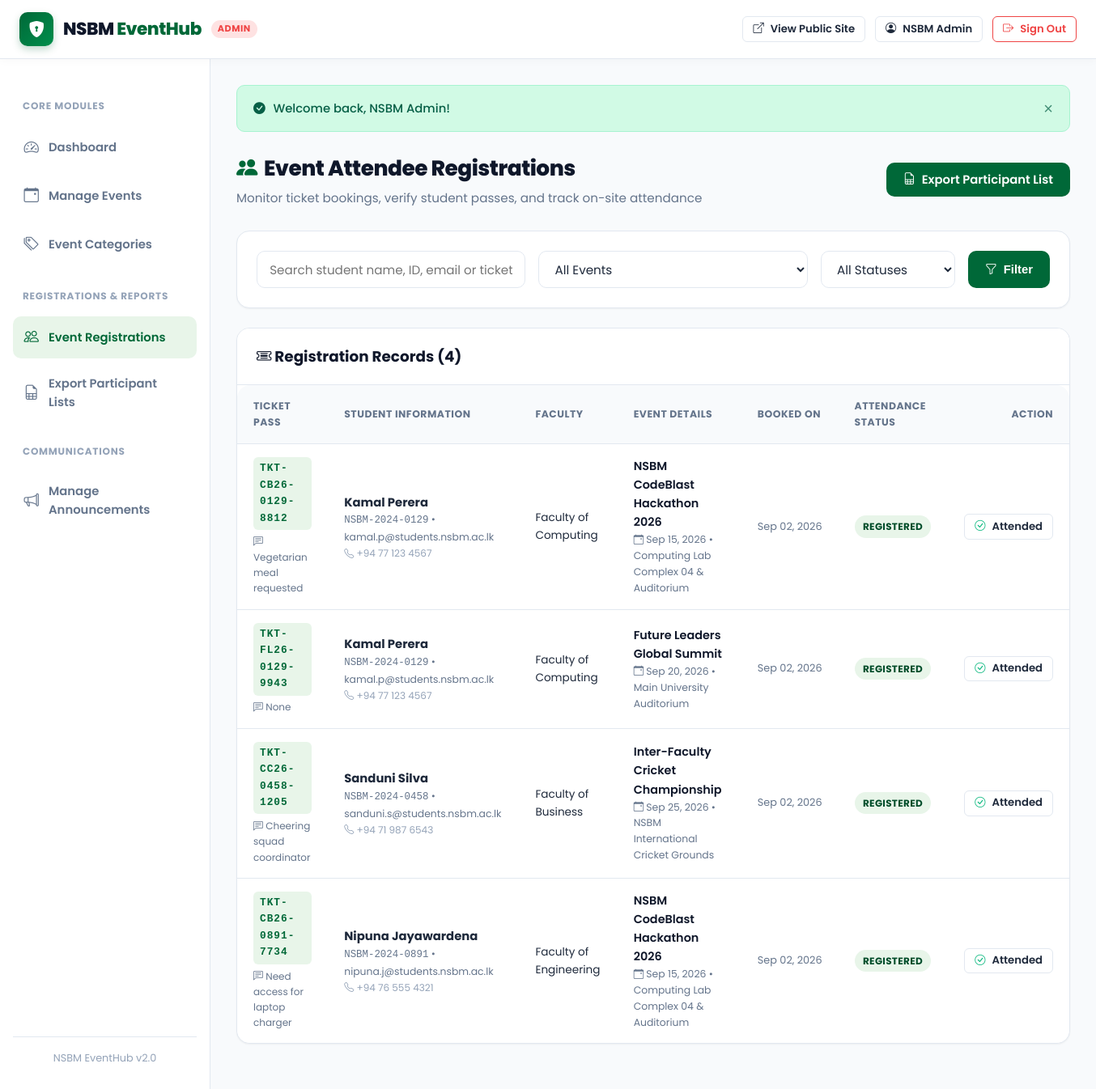
/admin/registrations.php (signed in), run on the app's committed database.
### tables this page shows
CREATE TABLE registrations (
    id INT AUTO_INCREMENT PRIMARY KEY,
    event_id INT NOT NULL,
    user_id INT NOT NULL,
    ticket_code VARCHAR(60) NOT NULL UNIQUE,
    status ENUM('registered', 'attended', 'cancelled') NOT NULL DEFAULT 'registered',
    registration_date TIMESTAMP DEFAULT CURRENT_TIMESTAMP,
    special_requirements VARCHAR(255) NULL,
    CONSTRAINT fk_reg_event FOREIGN KEY (event_id) REFERENCES events(id) ON DELETE CASCADE,
    CONSTRAINT fk_reg_user FOREIGN KEY (user_id) REFERENCES users(id) ON DELETE CASCADE,
    CONSTRAINT uk_user_event UNIQUE (event_id, user_id)
);

CREATE TABLE users (
    id INT AUTO_INCREMENT PRIMARY KEY,
    full_name VARCHAR(150) NOT NULL,
    student_id VARCHAR(50) NULL UNIQUE,
    email VARCHAR(150) NOT NULL UNIQUE,
    password VARCHAR(255) NOT NULL,
    role ENUM('admin', 'student') NOT NULL DEFAULT 'student',
    faculty VARCHAR(100) NULL,
    phone VARCHAR(20) NULL,
    created_at TIMESTAMP DEFAULT CURRENT_TIMESTAMP
);

CREATE TABLE events (
    id INT AUTO_INCREMENT PRIMARY KEY,
    category_id INT NOT NULL,
    title VARCHAR(200) NOT NULL,
    club_name VARCHAR(150) NOT NULL,
    description TEXT NOT NULL,
    venue VARCHAR(200) NOT NULL,
    event_date DATE NOT NULL,
    start_time TIME NOT NULL,
    end_time TIME NOT NULL,
    capacity INT NOT NULL DEFAULT 100,
    banner_image VARCHAR(255) NULL,
    status ENUM('upcoming', 'ongoing', 'completed', 'cancelled') NOT NULL DEFAULT 'upcoming',
    created_by INT NOT NULL,
    created_at TIMESTAMP DEFAULT CURRENT_TIMESTAMP,
    CONSTRAINT fk_event_category FOREIGN KEY (category_id) REFERENCES categories(id) ON DELETE CASCADE,
    CONSTRAINT fk_event_creator FOREIGN KEY (created_by) REFERENCES users(id) ON DELETE CASCADE
);

### config/database.php (called while the page is built, shortened)
<?php
function formatDate($dateString) {
    $timestamp = strtotime($dateString);
    return date('M d, Y', $timestamp);
}
function getBaseUrl() {
    $scriptName = str_replace('\\', '/', $_SERVER['SCRIPT_NAME'] ?? '');
    $dir = str_replace('\\', '/', dirname($scriptName));
    if (strpos($dir, '/admin') !== false) {
        $dir = str_replace('\\', '/', dirname($dir));
    }
    $trimmed = trim($dir, '/');
    return $trimmed === '' ? '/' : '/' . $trimmed . '/';
}
function getStatusBadgeClass($status) {
    switch (strtolower($status)) {
        case 'registered':
            return 'badge-registered';
    }
}

### admin/registrations.php (the view, shortened to what this page needs)
<?php
require_once __DIR__ . '/header.php';
$pdo = getDbConnection();
$selectedEventId = isset($_GET['event_id']) ? (int)$_GET['event_id'] : 0;
$search = isset($_GET['search']) ? trim($_GET['search']) : '';
$query = "
    SELECT r.*, u.full_name, u.student_id, u.email, u.faculty, u.phone,
           e.title as event_title, e.event_date, e.venue, e.club_name
    FROM registrations r
    JOIN users u ON r.user_id = u.id
    JOIN events e ON r.event_id = e.id
    WHERE 1=1
";
$params = [];
$query .= " ORDER BY r.registration_date DESC";
$stmt = $pdo->prepare($query);
$stmt->execute($params);
$registrations = $stmt->fetchAll();
?>
<div class="section-header">
    <div>
        <h1 class="section-title"><i class="bi bi-people-fill"></i> Event Attendee Registrations</h1>
        <p class="section-subtitle">Monitor ticket bookings, verify student passes, and track on-site attendance</p>
    </div>
    <div style="display: flex; gap: 0.75rem;">
        <a href="<?php echo $baseUrl; ?>admin/export_participants.php<?php echo $selectedEventId > 0 ? '?event_id=' . $selectedEventId : ''; ?>" class="btn btn-primary">
            <i class="bi bi-file-earmark-spreadsheet"></i> Export Participant List
        </a>
    </div>
</div>
<div class="card" style="margin-bottom: 1.5rem;">
    <div class="card-body">
        <form action="<?php echo $baseUrl; ?>admin/registrations.php" method="GET" style="display: flex; gap: 1rem; flex-wrap: wrap;">
            <div style="flex: 2; min-width: 200px;">
                <input type="text" name="search" class="form-control" placeholder="Search student name, ID, email or ticket code..." value="<?php echo htmlspecialchars($search); ?>">
            </div>
            <div style="flex: 2; min-width: 220px;">
                <select name="event_id" class="form-control">
                    <option value="">All Events</option>
                </select>
            </div>
            <div style="flex: 1; min-width: 140px;">
                <select name="status" class="form-control">
                    <option value="">All Statuses</option>
                </select>
            </div>
            <button type="submit" class="btn btn-primary">
                <i class="bi bi-funnel"></i> Filter
            </button>
        </form>
    </div>
</div>
<div class="card">
    <div class="card-header">
        <h3 class="card-title">
            <i class="bi bi-ticket-detailed"></i> Registration Records (<?php echo count($registrations); ?>)
        </h3>
    </div>
    <div class="card-body" style="padding: 0;">
        <?php if (empty($registrations)): ?>
            <div style="text-align: center; padding: 3rem 1.5rem; color: var(--text-muted);">
                <i class="bi bi-person-x" style="font-size: 2.5rem; display: block; margin-bottom: 0.75rem;"></i>
                <h4>No Registrations Found</h4>
                <p>No attendee records matched your search parameters.</p>
            </div>
        <?php else: ?>
            <div class="table-responsive" style="border: none; box-shadow: none;">
                <table class="table">
                    <thead>
                        <tr>
                            <th>Ticket Pass</th>
                            <th>Student Information</th>
                            <th>Faculty</th>
                            <th>Event Details</th>
                            <th>Booked On</th>
                            <th>Attendance Status</th>
                            <th style="text-align: right;">Action</th>
                        </tr>
                    </thead>
                    <tbody>
                        <?php foreach ($registrations as $r): ?>
                            <tr>
                                <td>
                                    <div class="ticket-code" style="font-size: 0.8rem; padding: 0.25rem 0.5rem;">
                                        <?php echo htmlspecialchars($r['ticket_code']); ?>
                                    </div>
                                    <?php if (!empty($r['special_requirements'])): ?>
                                        <div style="font-size: 0.75rem; color: var(--text-muted); margin-top: 0.3rem; max-width: 160px;" title="<?php echo htmlspecialchars($r['special_requirements']); ?>">
                                            <i class="bi bi-chat-left-text"></i> <?php echo htmlspecialchars($r['special_requirements']); ?>
                                        </div>
                                    <?php endif; ?>
                                </td>
                                <td>
                                    <strong><?php echo htmlspecialchars($r['full_name']); ?></strong>
                                    <div style="font-size: 0.775rem; color: var(--text-muted);">
                                        <code><?php echo htmlspecialchars($r['student_id'] ?: 'N/A'); ?></code> &bull; <?php echo htmlspecialchars($r['email']); ?>
                                    </div>
                                    <?php if (!empty($r['phone'])): ?>
                                        <div style="font-size: 0.75rem; color: var(--text-light);"><i class="bi bi-telephone"></i> <?php echo htmlspecialchars($r['phone']); ?></div>
                                    <?php endif; ?>
                                </td>
                                <td style="font-size: 0.85rem;">
                                    <?php echo htmlspecialchars($r['faculty'] ?: 'General'); ?>
                                </td>
                                <td>
                                    <div style="font-weight: 600; font-size: 0.9rem; color: var(--secondary);">
                                        <?php echo htmlspecialchars($r['event_title']); ?>
                                    </div>
                                    <div style="font-size: 0.775rem; color: var(--text-muted);">
                                        <i class="bi bi-calendar-event"></i> <?php echo formatDate($r['event_date']); ?> &bull; <?php echo htmlspecialchars($r['venue']); ?>
                                    </div>
                                </td>
                                <td style="font-size: 0.8rem; color: var(--text-muted); white-space: nowrap;">
                                    <?php echo formatDate($r['registration_date']); ?>
                                </td>
                                <td>
                                    <span class="badge <?php echo getStatusBadgeClass($r['status']); ?>">
                                        <?php echo ucfirst($r['status']); ?>
                                    </span>
                                </td>
                                <td style="text-align: right; white-space: nowrap;">
                                    <?php if ($r['status'] !== 'attended'): ?>
                                        <a href="<?php echo $baseUrl; ?>admin/registrations.php?update_id=<?php echo $r['id']; ?>&new_status=attended<?php echo $selectedEventId > 0 ? '&event_id=' . $selectedEventId : ''; ?>" class="btn btn-secondary btn-sm" title="Mark Attended">
                                            <i class="bi bi-check-circle" style="color: var(--success);"></i> Attended
                                        </a>
                                    <?php endif; ?>
                                </td>
                            </tr>
                        <?php endforeach; ?>
                    </tbody>
                </table>
            </div>
        <?php endif; ?>
    </div>
</div>
<?php require_once __DIR__ . '/footer.php'; ?>

### assets/css/style.css (style rules this page uses)
:root { --primary: #006838; --primary-dark: #004d2a; --primary-light: #008f4c; --primary-subtle: #e8f5e9; --secondary: #0f172a; --accent: #f59e0b; --accent-hover: #d97706; --accent-subtle: #fef3c7; --bg-main: #f8fafc; --bg-card: #ffffff; --text-main: #1e293b; --text-muted: #64748b; --text-light: #94a3b8; --border-color: #e2e8f0; --border-focus: #10b981; --danger: #ef4444; --danger-subtle: #fee2e2; --success: #10b981; --success-subtle: #d1fae5; --warning: #f59e0b; --warning-subtle: #fef3c7; --info: #0ea5e9; --info-subtle: #e0f2fe; --shadow-sm: 0 1px 2px 0 rgb(0 0 0 / 0.05); --shadow-md: 0 4px 6px -1px rgb(0 0 0 / 0.1), 0 2px 4px -2px rgb(0 0 0 / 0.1); --shadow-lg: 0 10px 15px -3px rgb(0 0 0 / 0.1), 0 4px 6px -4px rgb(0 0 0 / 0.1); --shadow-xl: 0 20px 25px -5px rgb(0 0 0 / 0.1), 0 8px 10px -6px rgb(0 0 0 / 0.1); --radius-sm: 6px; --radius-md: 10px; --radius-lg: 16px; --radius-full: 9999px; --transition: all 0.2s ease-in-out; }
* { margin: 0; padding: 0; box-sizing: border-box; }
body { font-family: 'Poppins', -apple-system, BlinkMacSystemFont, 'Segoe UI', Roboto, Helvetica, Arial, sans-serif; background-color: var(--bg-main); color: var(--text-main); line-height: 1.6; display: flex; flex-direction: column; min-height: 100vh; }
a { color: var(--primary); text-decoration: none; transition: var(--transition); }
.btn { display: inline-flex; align-items: center; justify-content: center; gap: 0.5rem; padding: 0.6rem 1.25rem; font-size: 0.925rem; font-weight: 600; border-radius: var(--radius-md); border: 1px solid transparent; cursor: pointer; transition: var(--transition); text-align: center; line-height: 1.4; }
.btn-sm { padding: 0.35rem 0.75rem; font-size: 0.825rem; border-radius: var(--radius-sm); }
.btn-primary { background-color: var(--primary); color: #ffffff; }
.btn-secondary { background-color: #ffffff; color: var(--text-main); border-color: var(--border-color); }
.section-header { display: flex; align-items: center; justify-content: space-between; margin-bottom: 1.75rem; flex-wrap: wrap; gap: 1rem; }
.section-title { font-size: 1.65rem; font-weight: 800; color: var(--secondary); letter-spacing: -0.5px; display: flex; align-items: center; gap: 0.5rem; }
.section-title i { color: var(--primary); }
.section-subtitle { font-size: 0.95rem; color: var(--text-muted); margin-top: 0.25rem; }
.badge { display: inline-flex; align-items: center; gap: 0.3rem; padding: 0.25rem 0.65rem; font-size: 0.75rem; font-weight: 700; border-radius: var(--radius-full); text-transform: uppercase; letter-spacing: 0.3px; }
.badge-registered { background-color: var(--primary-subtle); color: var(--primary-dark); }
.ticket-code { font-family: 'Courier New', Courier, monospace; font-weight: 800; font-size: 1.25rem; color: var(--primary); letter-spacing: 1px; background: var(--primary-subtle); padding: 0.4rem 0.8rem; border-radius: var(--radius-sm); display: inline-block; }
.table-responsive { overflow-x: auto; background: #ffffff; border-radius: var(--radius-lg); border: 1px solid var(--border-color); box-shadow: var(--shadow-sm); }
.table { width: 100%; border-collapse: collapse; text-align: left; font-size: 0.925rem; }
.table th { background-color: #f8fafc; color: var(--text-muted); font-weight: 700; padding: 1rem 1.25rem; border-bottom: 1px solid var(--border-color); text-transform: uppercase; font-size: 0.775rem; letter-spacing: 0.5px; }
.table td { padding: 1rem 1.25rem; border-bottom: 1px solid var(--border-color); color: var(--text-main); vertical-align: middle; }
.table tr:last-child td { border-bottom: none; }
.card { background: #ffffff; border: 1px solid var(--border-color); border-radius: var(--radius-lg); box-shadow: var(--shadow-sm); overflow: hidden; margin-bottom: 1.5rem; }
.card-header { padding: 1.25rem 1.5rem; border-bottom: 1px solid var(--border-color); background-color: #ffffff; display: flex; align-items: center; justify-content: space-between; }
.card-title { font-size: 1.15rem; font-weight: 700; color: var(--secondary); }
.card-body { padding: 1.5rem; }
.form-control { width: 100%; padding: 0.65rem 0.95rem; font-size: 0.95rem; color: var(--text-main); background-color: #ffffff; border: 1px solid var(--border-color); border-radius: var(--radius-md); outline: none; transition: var(--transition); font-family: inherit; }

### data on the page
registrations: ticket_code "TKT-CB26-0129-8812", special_requirements "Vegetarian meal requested", user.full_name "Kamal Perera", user.student_id "NSBM-2024-0129", user.email "kamal.p@students.nsbm.ac.lk", user.phone "+94 77 123 4567", user.faculty "Faculty of Computing", event.title "NSBM CodeBlast Hackathon 2026", event.event_date "Sep 15, 2026", event.venue "Computing Lab Complex 04 & Auditorium", registration_date "Sep 02, 2026", status "REGISTERED"
registrations: ticket_code "TKT-FL26-0129-9943", special_requirements "None", user.full_name "Kamal Perera", user.student_id "NSBM-2024-0129", user.email "kamal.p@students.nsbm.ac.lk", user.phone "+94 77 123 4567", user.faculty "Faculty of Computing", event.title "Future Leaders Global Summit", event.event_date "Sep 20, 2026", event.venue "Main University Auditorium", registration_date "Sep 02, 2026", status "REGISTERED"
registrations: ticket_code "TKT-CC26-0458-1205", special_requirements "Cheering squad coordinator", user.full_name "Sanduni Silva", user.student_id "NSBM-2024-0458", user.email "sanduni.s@students.nsbm.ac.lk", user.phone "+94 71 987 6543", user.faculty "Faculty of Business", event.title "Inter-Faculty Cricket Championship", event.event_date "Sep 25, 2026", event.venue "NSBM International Cricket Grounds", registration_date "Sep 02, 2026", status "REGISTERED"
registrations: ticket_code "TKT-CB26-0891-7734", special_requirements "Need access for laptop charger", user.full_name "Nipuna Jayawardena", user.student_id "NSBM-2024-0891", user.email "nipuna.j@students.nsbm.ac.lk", user.phone "+94 76 555 4321", user.faculty "Faculty of Engineering", event.title "NSBM CodeBlast Hackathon 2026", event.event_date "Sep 15, 2026", event.venue "Computing Lab Complex 04 & Auditorium", registration_date "Sep 02, 2026", status "REGISTERED"

### other printed values
$currentUser['name'] "NSBM Admin"
$flash['message'] "Welcome back, NSBM Admin!"
count($registrations) "4"
